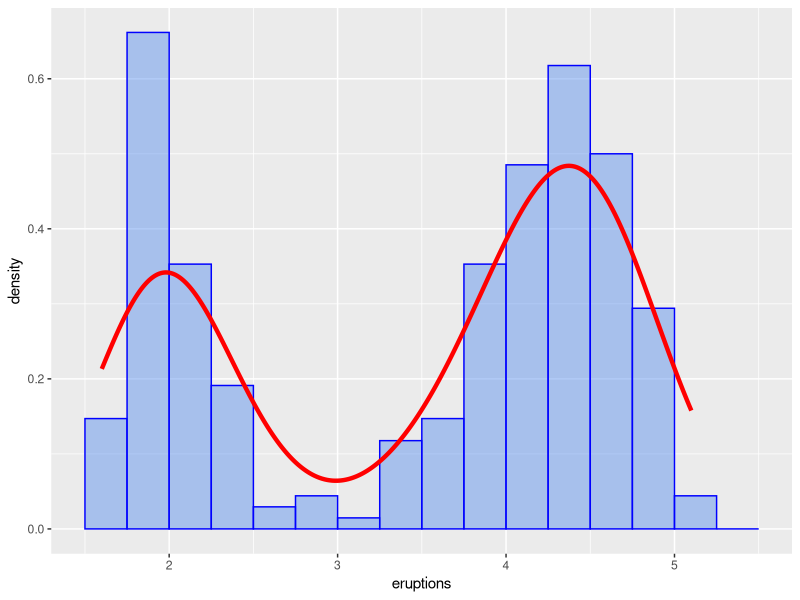

R code for this plot:
## ---- chunk 1
library(ggplot2)
ggplot(faithful, aes(x = eruptions, y = after_stat(density))) +
  geom_histogram(breaks = seq(1.5, 5.5, .25), color = "blue",
                 fill = "cornflowerblue", alpha = .5) +
  geom_density(linewidth = 1.5, color = "red")
